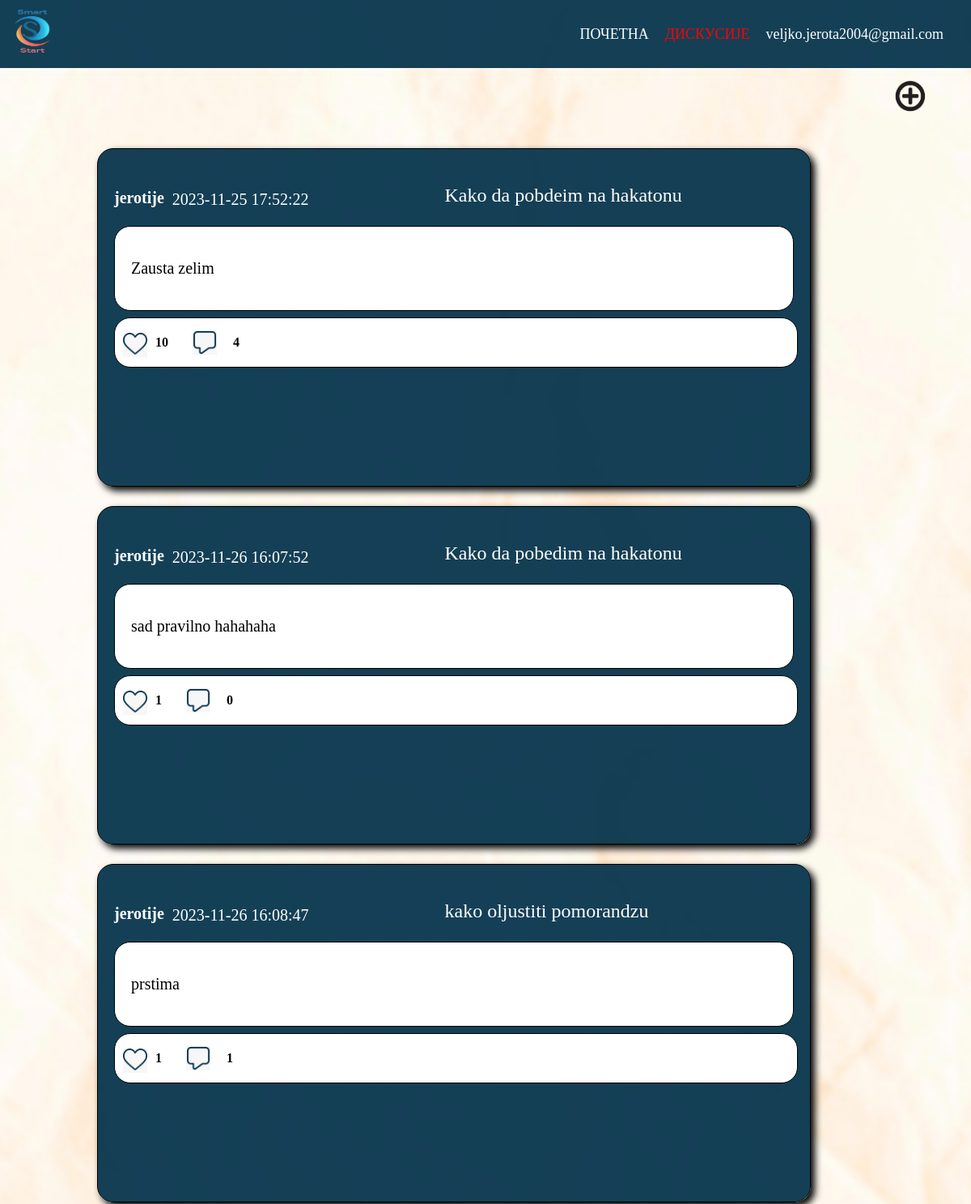
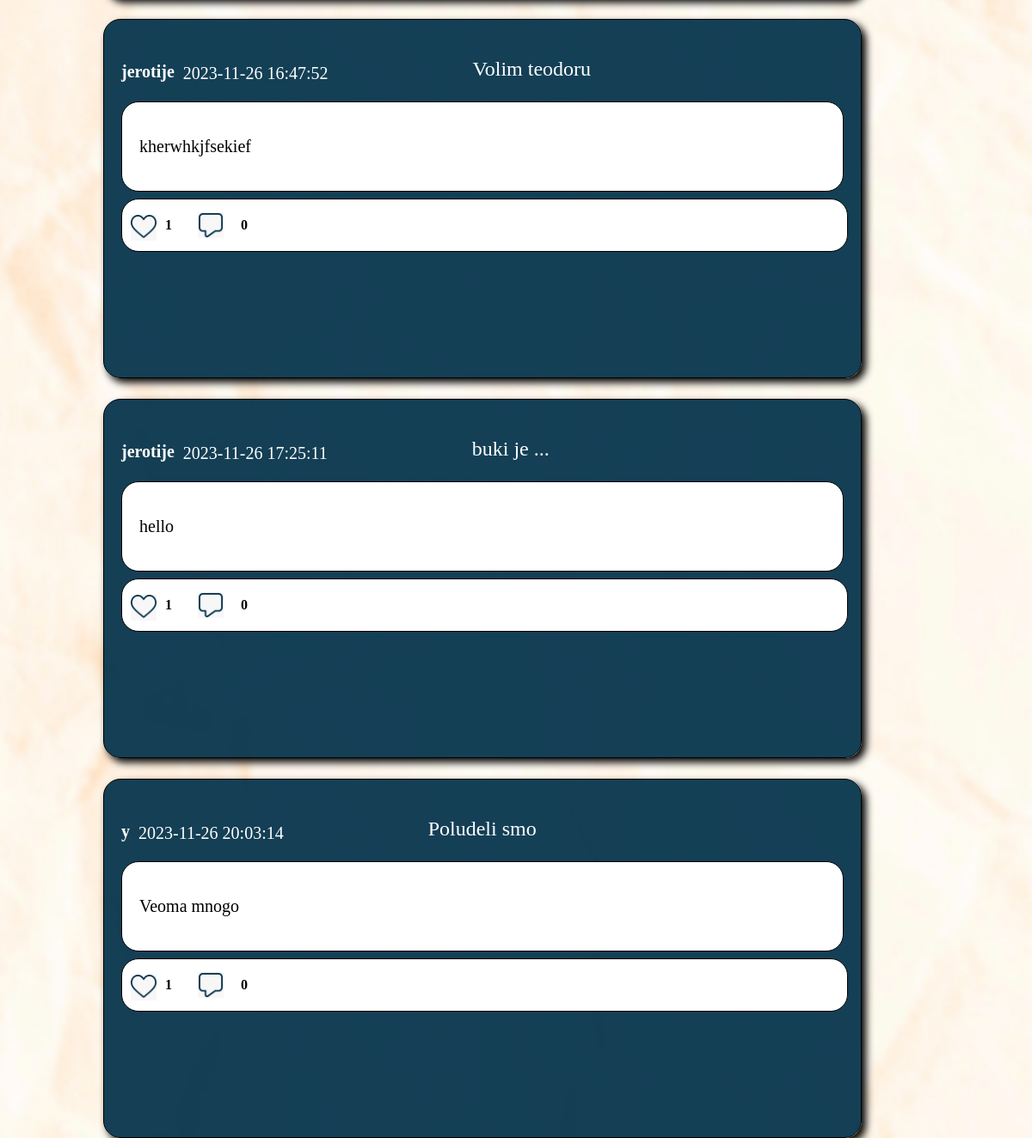
Screenshot of /disscusion.php (signed in) with the database file from the repository (2 pictures, top to bottom).
### tables this page shows
CREATE TABLE `discussion` (
  `DiskusijaID` int(11) NOT NULL,
  `UserID` int(11) NOT NULL,
  `Naslov` varchar(40) NOT NULL,
  `Datum` datetime NOT NULL,
  `BrLajkova` int(11) NOT NULL DEFAULT 0,
  `Tekst` text NOT NULL
);

CREATE TABLE `users` (
  `UserID` int(11) NOT NULL,
  `Email` varchar(30) NOT NULL,
  `Username` varchar(30) NOT NULL,
  `Password` text NOT NULL
);

### disscusion.php (the view, shortened to what this page needs)
<!DOCTYPE html>
<html lang="en">
<head>
    <link rel="stylesheet" href="style.css?v=<?php echo time(); ?>">
    <link rel="stylesheet" href="info.css?v=<?php echo time(); ?>">
</head>
<body>
    <header class="zaglavlje">
        <nav>
            <div class="logo">
                <img src="slike/Smart__1_-removebg-preview2-removebg-preview.png" alt="logo" class="SlikaLoga">
            </div>
            <div class="navmeni">
            <a href="index.php" class="navigacioniMeni">ПОЧЕТНА</a>
            <a href="#" class="navigacioniMeni" id="active">ДИСКУСИЈЕ</a>
            <?php
                            if(!isset($_SESSION["Email"]))
                                echo '<a href="register.php" class="navigacioniMeni">РЕГИСТРУЈ СЕ</a>';
                            else echo '<a href="logout.php" class="navigacioniMeni">'.$_SESSION["Email"].'</a>';
                        ?>
        </div>
        </nav>
    </header>
    <main class="izgledDiskusije">
        <a href="dodajDiskusiju.php"><input type="image" src="slike/plus-removebg-preview.png" height="50px" width="50px" class="dodaj"></a>
        <?php
        $con = connect();
        $result = $con->query("SELECT d.*, u.Username, COUNT(c.Tekst) as a FROM discussion d LEFT JOIN users u ON d.UserID=u.UserID LEFT JOIN comments c ON d.DiskusijaID = c.DiskusijaID GROUP BY d.DiskusijaID, d.UserID, d.Naslov, d.Datum, d.BrLajkova, d.BrLajkova, d.Tekst, u.Username");
        while($row = $result->fetch_assoc()) {
            echo '<div class="margineDiskusije">
            <div class="korisnickoime">
                <p class="ime">'.$row["Username"].'</p>
                <p class="datum">'.$row["Datum"].'</p>
                <div class="NALOV"><p class="naslov">'.$row["Naslov"].'</p></div>
            </div>
            <div class="blog">
                <p class="Lorem">'.$row["Tekst"].'</p>
            </div>
            <div class="LajkIkomentar">
                <div class="lajk">
                    <input type="image" src="slike/lajk.jpg" onclick="PromenaBoje('.$row["DiskusijaID"].')" width="40px" height="40px" class="slikaLajka" id="srce'.$row["DiskusijaID"].'">
                    <b><p class="brojevi" id="broj'.$row["DiskusijaID"].'">'.$row["BrLajkova"].'</p></b>
                </div>
                <div class="komentar">
                    <a href="dodajKomentarNaObjavu.php?diskusijaID='.$row["DiskusijaID"].'"><input type="image" src="slike/komentar.jpg" href="" width="40px" height="40px" class="slikaKomentara"></a>
                    <b><p class="brojevi">'.$row["a"].'</p></b>
                </div>
            </div>
        </div>';
        }
        ?>
    </main>
</body>
</html>

### style.css (style rules this page uses)
body { background-image: url('slike/pozadina.jpg'); background-size:cover; margin: 0%; padding: 0%; }
.SlikaLoga { width: 80px; height: 80px; }
a { cursor: pointer; margin: 0%; padding: 10px; text-decoration: none; color:black; font-size: 18px; }
nav { display: flex; justify-content: space-between; align-items: center; flex-wrap: wrap; width: 100%; }
.zaglavlje { max-width: 100; background-color: #003049eb; }
.navmeni { margin-right: 2%; display: flex; justify-content: flex-end; align-items: center; flex-wrap: wrap; }
#active { color:red ; }
.navigacioniMeni { color:white; }

### info.css (style rules this page uses)
body { background-image: url('slike/pozadinaZaInfo.jpg'); background-repeat: no-repeat; background-size: cover; height: max-content; background-position: center; }
.brojevi { font-size: 16px; margin-left: 10px; }
.margineDiskusije { box-shadow: 5px 5px 10px black; border: 1px solid black; border-radius: 20px; height: 47vh; padding:20px; background-color:#003049eb; width:70%; margin-left: 10%; margin-top: 2%; }
.ime { display: flex; font-weight: 600; font-size: 20px; margin-top:3%; text-align: left; color:white; }
.blog { max-height: fit-content; display: flex; flex-wrap: wrap; justify-content:flex-start; align-items: center; border-radius: 20px; border:1px solid black; background-color: white; }
.Lorem { font-size: 20px; padding:20px 20px 20px 20px; }
.LajkIkomentar { border: 1px solid black; width:98%; background-color: white; margin-top: 1%; border-radius: 20px; display: flex; justify-content: flex-start; align-items: center; padding:0px 10px; }
.slikaLajka { margin-top: 10%; height:30px; width:30px; }
.slikaKomentara { margin-top: 10%; margin-left: 20px; height:30px; width:30px; }
.dodaj { position: -webkit-sticky; position: sticky; top: 0; padding: 10px; font-size: 20px; margin-left: 90%; }
.korisnickoime { display: flex; justify-content: flex-start; align-items: center; }
.datum { font-size: 20px; color:white; margin-left: 10px; margin-top: 30px; }
.naslov { font-size: 24px; color:white; }
.NALOV { margin-left: 20%; }
.lajk { display: flex; justify-content: flex-start; align-items: center; }
.komentar { display: flex; justify-content: flex-start; align-items: center; }

### rows the page displays
discussion: UserID.Username "jerotije", Datum "2023-11-25 17:52:22", Naslov "Kako da pobdeim na hakatonu", Tekst "Zausta zelim", BrLajkova "10", a "4"
discussion: UserID.Username "jerotije", Datum "2023-11-26 16:07:52", Naslov "Kako da pobedim na hakatonu", Tekst "sad pravilno hahahaha", BrLajkova "1", a "0"
discussion: UserID.Username "jerotije", Datum "2023-11-26 16:08:47", Naslov "kako oljustiti pomorandzu", Tekst "prstima", BrLajkova "1", a "1"
discussion: UserID.Username "jerotije", Datum "2023-11-26 16:47:52", Naslov "Volim teodoru", Tekst "kherwhkjfsekief", BrLajkova "1", a "0"
discussion: UserID.Username "jerotije", Datum "2023-11-26 17:25:11", Naslov "buki je ...", Tekst "hello", BrLajkova "1", a "0"
discussion: UserID.Username "y", Datum "2023-11-26 20:03:14", Naslov "Poludeli smo", Tekst "Veoma mnogo", BrLajkova "1", a "0"

### other values shown
$_SESSION["Email"] "veljko.jerota2004@gmail.com"
